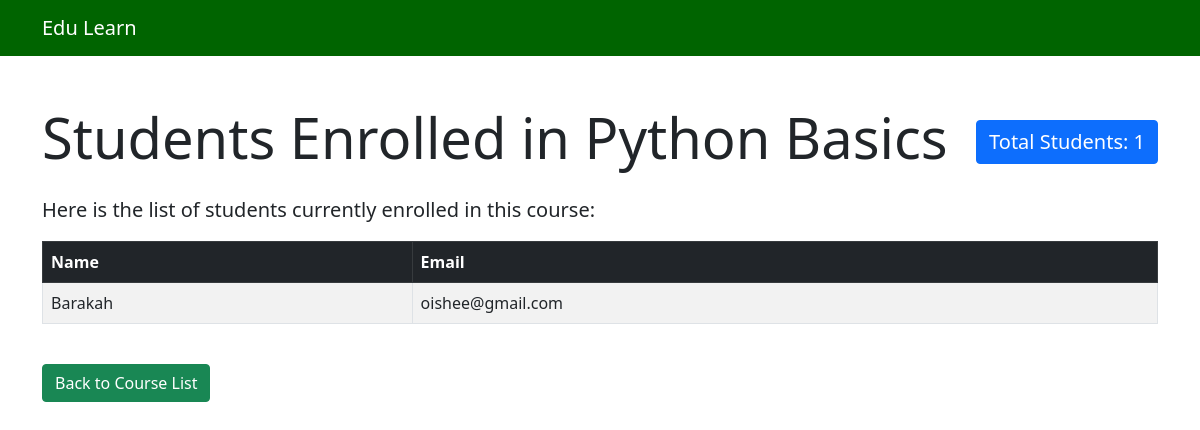
/courses/course/3/students/ (signed in), run on the app's committed database.
### courses/models.py (models this page shows, shortened)
class Course(models.Model):
    title=models.CharField(max_length=200)
    description=models.TextField()
    duration=models.IntegerField(help_text='Duration in hours')
    thumbnail=models.ImageField(upload_to='course_thumbnail/',null=True,blank=True)
    created_at = models.DateTimeField(auto_now_add=True)
    def students_enrolled(self):
        return self.students.all()

class Student(models.Model):
    user = models.OneToOneField(User, on_delete=models.CASCADE, null=True, blank=True)
    name=models.CharField(max_length=200)
    email=models.EmailField(unique=True)
    enrolled_courses= models.ManyToManyField(Course,related_name='students')
    completed_lessons=models.ManyToManyField(Lesson,related_name='completed_by',blank=True)

### courses/views.py (the view)
# urls.py: path('course/<int:course_id>/students/', views.view_students, name='view_students'),  # New URL for viewing students
@login_required
def view_students(request, course_id):
    course = get_object_or_404(Course, id=course_id)
    students = course.students_enrolled()
    return render(request, 'courses/view_students.html', {'course': course, 'students': students})

### courses/templates/courses/view_students.html (shortened to what this page needs)
{% load static %}
<!DOCTYPE html>
<html lang="en">
<head>
    <link rel="stylesheet" href="{% static 'courses/bootstrap/css/bootstrap.min.css' %}">
</head>
<body>
    <nav class="navbar navbar-expand-lg navbar-dark" style="background-color: #006400;">
        <div class="container">
            <a class="navbar-brand" href="{% url 'course_list' %}">Edu Learn</a>
        </div>
    </nav>
    <div class="container mt-5">
        <div class="d-flex justify-content-between align-items-center mb-3">
            <h1 class="display-4">Students Enrolled in {{ course.title }}</h1>
            <a class="btn btn-primary fs-5">Total Students: {{ students.count }}</a>
        </div>
        <p class="lead">Here is the list of students currently enrolled in this course:</p>
        <table class="table table-bordered table-striped table-hover">
            <thead class="table-dark">
                <tr>
                    <th>Name</th>
                    <th>Email</th>
                </tr>
            </thead>
            <tbody>
                {% for student in students %}
                    <tr>
                        <td>{{ student.name }}</td>
                        <td>{{ student.email }}</td>
                    </tr>
                {% empty %}
                    <tr>
                        <td colspan="2" class="text-center">No students enrolled yet.</td>
                    </tr>
                {% endfor %}
            </tbody>
        </table>
        <a href="{% url 'course_list' %}" class="btn btn-success mt-4">Back to Course List</a>
    </div>
</body>
</html>

### data on the page
Course: title "Python Basics"
Student: name "Barakah", email "oishee@gmail.com"

### other printed values
{{ students.count }} "1"
